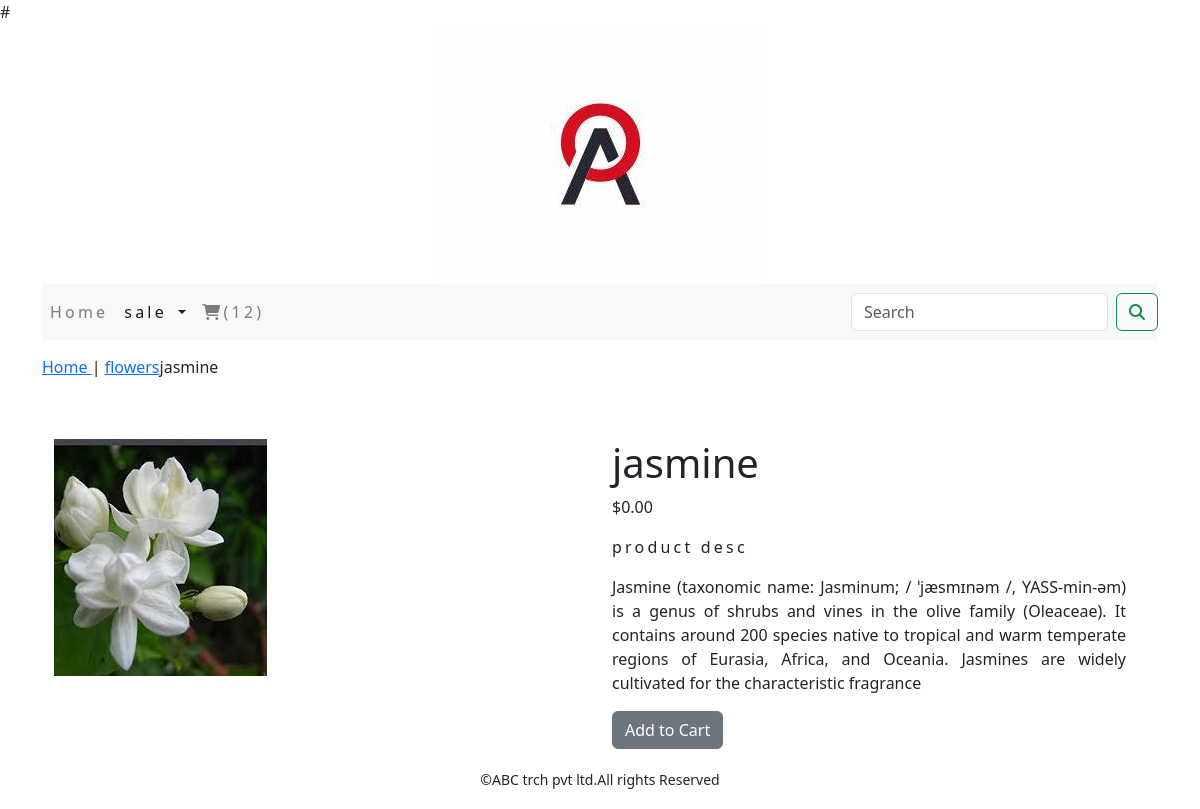
Page /sale/flowers/jasmine on the committed database.
### sale/models.py (models this page shows, shortened)
class Product(models.Model):
    category=models.ForeignKey(Category, related_name='products', on_delete=models.CASCADE)
    name=models.CharField(max_length=200, db_index=True)
    slug=models.SlugField(max_length=200, db_index=True)
    image=models.ImageField(upload_to='products', blank=True)
    stock=models.IntegerField()
    desc=models.CharField(max_length=300, default='')
    price=models.DecimalField(max_digits=10, decimal_places=2)
    available=models.BooleanField(default=True)
    created=models.DateTimeField(auto_now_add=True)
    updated=models.DateTimeField(auto_now=True)
    class Meta:
        ordering = ('name',)
        verbose_name = 'product'
        verbose_name_plural = 'products'

class Category (models.Model):
    name=models.CharField(max_length=250,unique=True)
    slug = models.SlugField(max_length=250,unique=True)
    description=models.TextField(blank=True)
    image=models.ImageField(upload_to='category',blank=True)
    class Meta:
        ordering=('name',)
        verbose_name='category'
        verbose_name_plural='categories'
    def get_url(self):
        return reverse('sale:products_by_category', args=[self.slug])
    def __str__(self):
        return '{}'.format(self.name)

### sale/views.py (the view)
# urls.py: path('<slug:c_slug>/<slug:product_slug>', views.ProDetail,name='prodCatdetail'),
def ProDetail(request,c_slug,product_slug):
    try:
        product=Product.objects.get(category__slug=c_slug,slug=product_slug)
    except Exception as e:
        raise e
    return render(request,'product.html',{'product':product})

### cart/context_processors.py (called while the page is built)
def counter(request):
    item_count=0
    if'admin' in request.path:
        return {}
    else:
        try:
            cart=Cart.objects.filter(cart_id=_card_id(request))
            cart_items=CartItem.objects.all().filter(cart=cart[:1])
            for cart_item in cart_items:
                item_count += cart_item.quantity
        except Cart.DoesNotExist:
            item_count=0
    return dict(item_count=item_count)

### cart/views.py (called while the page is built)
def _card_id(request):
    cart=request.session.session_key
    if not cart:
        cart=request.session.create()
    return Cart

### sale/context_processors.py (called while the page is built)
def menu_links(request):
    links=Category.objects.all()
    return dict(links=links)

### templates/product.html (shortened to what this page needs)
{% extends 'base.html' %}
{% load static %}
{% block content %}
<div class="'row my_prod_row_class">
    <div class="mx_auto">
        <p>
            <a href="{% url 'sale:allProdCat' %}">Home </a> | <a href="{{product.category.get.url}}">{{product.category}}</a>{{product.name}}</p>
    </div>
</div>
<div class="container">
<br>
<div class="row">
    <div class="col-12 col-sm-12 col-md-12 col-lg-6 text=center ">
        <div style="min-width:18rem;">
            <img src="{{product.image.url}}" alt="productname">
        </div>
    </div>
        <div class="col-12 col-sm-12 col-md-12 col-lg-6">
            <div>
        <h1 class="my-prod-title">
            {{product.name}}
        </h1>
        <p>${{product.price}}</p>
        <p class="my_title">product desc</p>
        <p class="text-justify my_prod_text">{{product.desc}}</p>
        {% if product.stock <= 0 %}
        <p class="text-justify my_prod_text"><b>out of stock </b></p>
        {% else %}
        <a class="btn btn-secondary" href="{% url 'cart:add_cart' product.id %}">Add to Cart</a>
        {% endif %}
    </div>
</div>
</div>
</div>
</div>
{% endblock %}

### static/css/custom.css (style rules this page uses)
body { font-family: 'Roboto', sans-serif; }
.my_title { font-size:16px; text_transform:uppercase; letter-spacing:.2em; }
.my_prod_row_class { padding-top:15px; padding-bottom:20px; }
.my_prod_text { padding-right:20px; }

### rows in the picture
Product: category "flowers", name "jasmine", image (picture), price "0.00", desc "Jasmine (taxonomic name: Jasminum; / ˈjæsmɪnəm /, YASS-min-əm) is a genus of shrubs and vines in the olive family (Oleaceae). It contains around 200 species native to tropical and warm temperate regions of Eurasia, Africa, and Oceania. Jasmines are widely cultivated for the characteristic fragrance"

### other values in the picture
{{ item_count }} "12"
